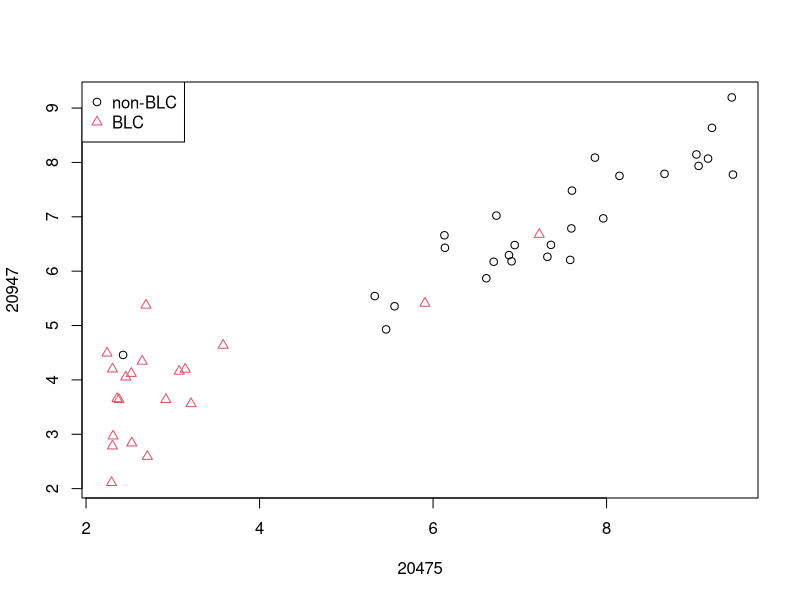
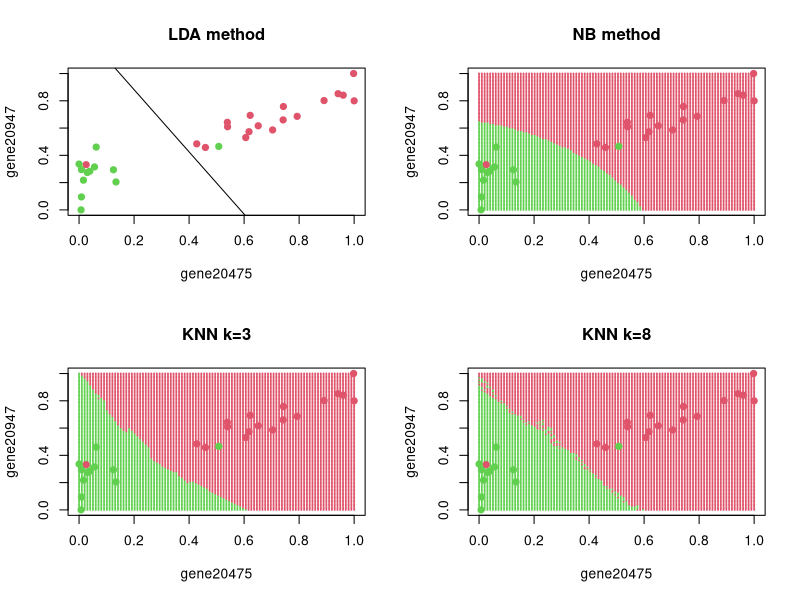

Write R code to recreate these figures, in order.
#################### Read Data into R from local file #######################

getwd()
setwd("/home/allen/Desktop/stat385/lab6")
chromoX<-read.table(file="ChromoXmicroarray.txt",header=TRUE)
BLClabels<-c(rep(1,27),rep(2,20))

############################################################################
#
# Question 1: Perform t-test to select the most relevant genes for classification
# 
############################################################################

ttests<-function(x,group)
{
  x<-as.numeric(x)
  pvalue<-t.test(x ~ group)$p.value;
  return(pvalue)
}
pvalues<-apply(chromoX[,c(3:49)],1,ttests,group=BLClabels)
smallpvals<-order(pvalues)[1:2]
features2<-chromoX[smallpvals,c(3:49)]

plot(t(features2),col=BLClabels,pch=BLClabels)
legend("topleft",c("non-BLC","BLC"),col=c(1,2),pch=c(1,2))


# Perform normalization on two feature variables, and define training and
# test data sets


normalization<-function(x)
{
  norms<-(x-min(x))/(max(x)-min(x))
  return(norms)
}
microdata2<-apply(features2,1,normalization)
microdata2<-data.frame(gene20475=microdata2[,1],gene20947=microdata2[,2],group=BLClabels)


#############################################################################
#
# Question 2: select training and test data sets
#
#############################################################################

set.seed(20232024) 
train.set <- sample(c(1:47), 30) 
training.dat <- microdata2[train.set,]
test.dat <- microdata2[-train.set,]


#############################################################################
#
# Question 3: using LDA, Naive Bases, and nearest neighbor method to perform classifications
# 
############################################################################

## LDA method for classification
library(MASS)
z<-lda(group~ ., microdata2,prior=c(1/2,1/2),subset=train.set)

## LDA step-by-step
groupmeans<-aggregate(training.dat[,1:2], list(training.dat$group), mean)
group1<-(training.dat$group==1)
group2<-(training.dat$group==2)
S1<-cov(training.dat[group1,1:2])
S2<-cov(training.dat[group2,1:2])
n1<-length(group1)
n2<-length(group2)
Spooled<-((n1-1)*S1+(n2-1)*S2)/(n1+n2-2)
invSn<-solve(Spooled)
ahat<-as.numeric(groupmeans[1,2:3]-groupmeans[2,2:3])%*%invSn
mhat<-ahat%*%as.numeric(groupmeans[1,2:3]+groupmeans[2,2:3])/2

## Naive Bayes for classification (without smoothing) 
## install.packages("e1071")
library(e1071)
nbmodel <- naiveBayes(group ~ ., data = microdata2, subset=train.set) 

## KNN method for classification
library(class)
knn.pred3<- knn(train=training.dat[,1:2], test=test.dat[,1:2], cl=training.dat[,3], k=3)
knn.pred8<- knn(train=training.dat[,1:2], test=test.dat[,1:2], cl=training.dat[,3], k=8)

############################################################################
#
# Question 4: Plot the separation curves for LDA, KNN and NB
# 
############################################################################

par(mfrow=c(2,2))

## separation line for LDA
plot(training.dat[,1:2], col=as.numeric(training.dat[,3])+1, pch = 19, main="LDA method")
abline(a=mhat/ahat[2],b=-ahat[1]/ahat[2])

## separation curve for NB
px1<-seq(min(microdata2$gene20475),max(microdata2$gene20475),length=100)
px2<-seq(min(microdata2$gene20947),max(microdata2$gene20947),length=100)
xgrid<-expand.grid(gene20475=px1,gene20947=px2)
nbpred <- predict(nbmodel, xgrid) 
plot(xgrid, col = as.numeric(nbpred)+1, pch = 20, cex = .2, main="NB method")
points(training.dat[,1:2], col=as.numeric(training.dat[,3])+1, pch = 19)

## separation plane for KNN (k=3)
knn.pred.grid3 <- knn(train=training.dat[,1:2], test=xgrid, cl=training.dat[,3], k=3)
plot(xgrid, col = as.numeric(knn.pred.grid3)+1, pch = 20, cex = .2, main="KNN k=3")
points(training.dat[,1:2], col=as.numeric(training.dat[,3])+1, pch = 19)

## separation plane for KNN (k=8)
knn.pred.grid8 <- knn(train=training.dat[,1:2], test=xgrid, cl=training.dat[,3], k=8)
plot(xgrid, col = as.numeric(knn.pred.grid8)+1, pch = 20, cex = .2, main="KNN k=8")
points(training.dat[,1:2], col=as.numeric(training.dat[,3])+1, pch = 19)


############################################################################
#
# Question 5: predictions using LDA, naive Bayes and KNN
# 
############################################################################

## prediction using LDA
truth <- test.dat[,3]
predgroups<-predict(z,microdata2[-train.set,])$class
table(truth,predgroups)

## prediction using Naive Bayes
nbpred.test <- predict(nbmodel, test.dat)
table(truth, nbpred.test)

## prediction using KNN (k=3)
table(truth, knn.pred3)

## prediction using KNN (k=8)
table(truth, knn.pred8)
